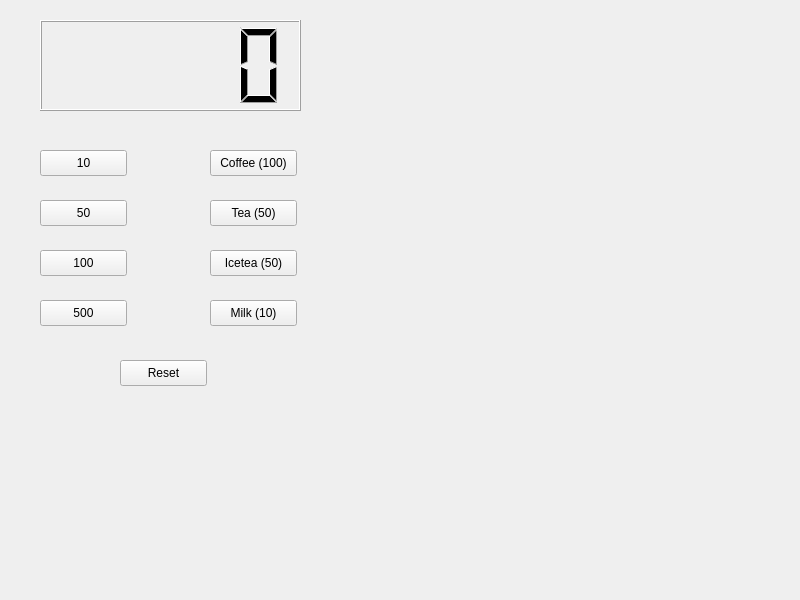
<?xml version="1.0" encoding="UTF-8"?>
<ui version="4.0">
 <class>Widget</class>
 <widget class="QWidget" name="Widget">
  <property name="geometry">
   <rect>
    <x>0</x>
    <y>0</y>
    <width>800</width>
    <height>600</height>
   </rect>
  </property>
  <property name="windowTitle">
   <string>Widget</string>
  </property>
  <widget class="QLCDNumber" name="lcdNumber">
   <property name="geometry">
    <rect>
     <x>40</x>
     <y>20</y>
     <width>261</width>
     <height>91</height>
    </rect>
   </property>
  </widget>
  <widget class="QPushButton" name="pbCoin10">
   <property name="geometry">
    <rect>
     <x>40</x>
     <y>150</y>
     <width>87</width>
     <height>26</height>
    </rect>
   </property>
   <property name="text">
    <string>10</string>
   </property>
  </widget>
  <widget class="QPushButton" name="pbCoin50">
   <property name="geometry">
    <rect>
     <x>40</x>
     <y>200</y>
     <width>87</width>
     <height>26</height>
    </rect>
   </property>
   <property name="text">
    <string>50</string>
   </property>
  </widget>
  <widget class="QPushButton" name="pbCoin100">
   <property name="geometry">
    <rect>
     <x>40</x>
     <y>250</y>
     <width>87</width>
     <height>26</height>
    </rect>
   </property>
   <property name="text">
    <string>100</string>
   </property>
  </widget>
  <widget class="QPushButton" name="pbCoin500">
   <property name="geometry">
    <rect>
     <x>40</x>
     <y>300</y>
     <width>87</width>
     <height>26</height>
    </rect>
   </property>
   <property name="text">
    <string>500</string>
   </property>
  </widget>
  <widget class="QPushButton" name="pbCoffee">
   <property name="geometry">
    <rect>
     <x>210</x>
     <y>150</y>
     <width>87</width>
     <height>26</height>
    </rect>
   </property>
   <property name="text">
    <string>Coffee (100)</string>
   </property>
  </widget>
  <widget class="QPushButton" name="pbTea">
   <property name="geometry">
    <rect>
     <x>210</x>
     <y>200</y>
     <width>87</width>
     <height>26</height>
    </rect>
   </property>
   <property name="text">
    <string>Tea (50)</string>
   </property>
  </widget>
  <widget class="QPushButton" name="pbIcetea">
   <property name="geometry">
    <rect>
     <x>210</x>
     <y>250</y>
     <width>87</width>
     <height>26</height>
    </rect>
   </property>
   <property name="text">
    <string>Icetea (50)</string>
   </property>
  </widget>
  <widget class="QPushButton" name="pbMilk">
   <property name="geometry">
    <rect>
     <x>210</x>
     <y>300</y>
     <width>87</width>
     <height>26</height>
    </rect>
   </property>
   <property name="text">
    <string>Milk (10)</string>
   </property>
  </widget>
  <widget class="QPushButton" name="pbReset">
   <property name="geometry">
    <rect>
     <x>120</x>
     <y>360</y>
     <width>87</width>
     <height>26</height>
    </rect>
   </property>
   <property name="text">
    <string>Reset</string>
   </property>
  </widget>
 </widget>
 <resources/>
 <connections/>
</ui>
